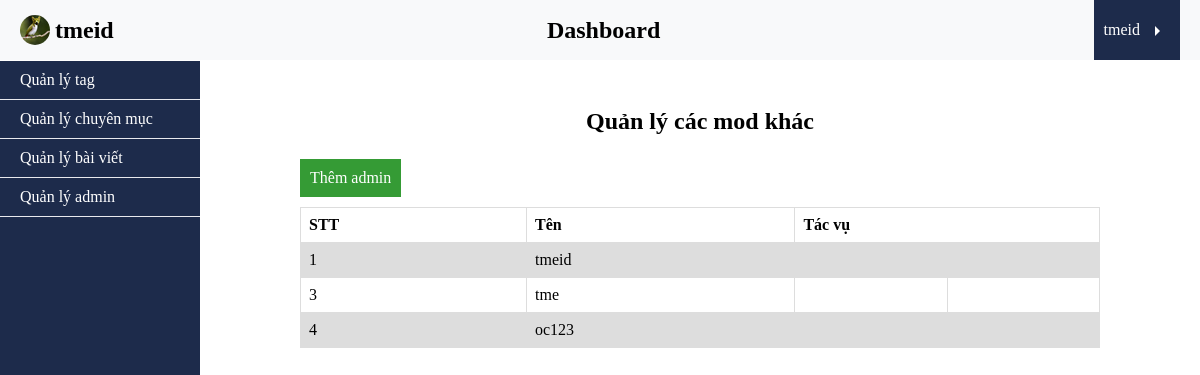
Page /dashboard/admins/index.php (signed in) on the earlier database version.
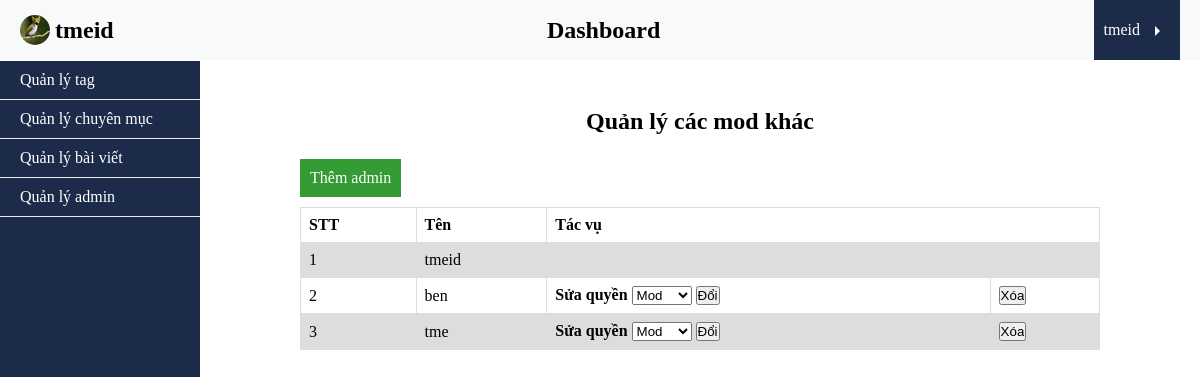
Same page on the later database version.
### tables this page shows
CREATE TABLE `user` (
  `id` int(11) NOT NULL,
  `admin` tinyint(4) NOT NULL,
  `username` varchar(255) NOT NULL,
  `email` varchar(255) NOT NULL,
  `password` varchar(255) NOT NULL,
  `created_at` timestamp NOT NULL DEFAULT current_timestamp()
);

### app/database/db.php (called while the page is built, shortened)
<?php
include 'connect.php';
function selectAll($table, $condition = [], $limit = 0, $except = 0){
    global $connect;
    $sql = "SELECT * FROM $table";
    if(empty($condition)){
        $stm = $connect->prepare($sql);
        $stm->execute();
        $records = $stm->get_result()->fetch_all(MYSQLI_ASSOC);
    }
    return $records;
}

### app/controllers/users.php (called while the page is built, shortened)
<?php
    require_once ROOT_PATH .'/app/database/db.php';
    $users = selectAll(USER_TABLE);

### dashboard/admins/index.php (the view, shortened to what this page needs)
<?php
    require_once ROOT_PATH .'/app/controllers/users.php';
?>
<!DOCTYPE html>
<html lang="vi">
<head>
    <link rel="stylesheet" href="../../assets/css/style.css">
</head>
<body>
    <header>
        <?php include ROOT_PATH .'/app/blade/header_dashboard.php' ?>
    </header>
    <main>
        <div class="dashboard">
            <?php include '../../app/blade/nav_dashboard.php' ?>
            <section class="dashboard-data">
                <div>
                    <h4 class="title-manage">Quản lý các mod khác</h4>
                    <a href="register.php" class="btn-create">Thêm admin</a>
                    <table class="tags">
                        <tr>
                            <th>STT</th>
                            <th>Tên</th>
                            <th colspan="2">Tác vụ</th>
                        </tr>
                        <?php $i = 0;
                            foreach ($users as $user) : ?>
                                <?php if($user[ADMIN_PROPERTY] === 1 || $user[ADMIN_PROPERTY] === 2) : ?>
                                    <tr>
                                        <td><?php echo $i + 1 ?></td>
                                        <td class="input-tag"><?php echo $user[USERNAME_PROPERTY] ?></td>
                                        <?php if($user[ADMIN_PROPERTY] === 1): ?>
                                            <td></td>
                                            <td></td>
                                        <?php else: ?>
                                            <td class="edit">
                                                <form action="index.php" method="POST">
                                                    <label for="permissions">Sửa quyền</label>
                                                    <select name="new-permission" id="permissions">
                                                        <option value="2" <?php echo $user[ADMIN_PROPERTY] === 2 ? 'selected' : ''?> >
                                                            Mod
                                                        </option>
                                                    </select>
                                                    <input type="submit" name="change-permission" value="Đổi">
                                                </form>
                                            </td>
                                            <td class="delete">
                                                <form action="index.php" method="POST">
                                                    <input type="submit" value="Xóa" name="btn-delete-user" class="delete-btn-user">
                                                </form>
                                            </td>
                                        <?php endif; ?>
                                    </tr>
                                <?php endif; ?>
                                <?php $i++; ?>
                            <?php endforeach ?>
                    </table>
                </div>
            </section>
        </div>
    </main>
</body>

Differences in the rows shown:
no longer on this page (row edited): user: username "oc123", admin 1 (drawn)
now on this page (row edited): user: username "ben", new-permission "Mod"
changed user "tme": admin 1 → 2 (drawn); new-permission (not shown) → "Mod"; change-permission (not shown) → "Đổi"; btn-delete-user (not shown) → "Xóa"
